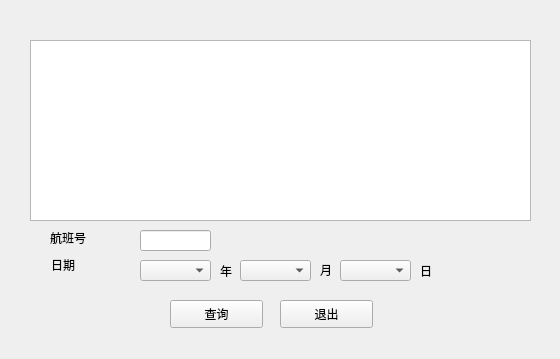
<?xml version="1.0" encoding="UTF-8"?>
<ui version="4.0">
 <class>Form</class>
 <widget class="QWidget" name="Form">
  <property name="geometry">
   <rect>
    <x>0</x>
    <y>0</y>
    <width>560</width>
    <height>359</height>
   </rect>
  </property>
  <property name="windowTitle">
   <string>Form</string>
  </property>
  <widget class="QLabel" name="label">
   <property name="geometry">
    <rect>
     <x>50</x>
     <y>230</y>
     <width>72</width>
     <height>15</height>
    </rect>
   </property>
   <property name="text">
    <string>航班号</string>
   </property>
  </widget>
  <widget class="QLabel" name="label_2">
   <property name="geometry">
    <rect>
     <x>51</x>
     <y>255</y>
     <width>81</width>
     <height>20</height>
    </rect>
   </property>
   <property name="text">
    <string>日期</string>
   </property>
  </widget>
  <widget class="QLineEdit" name="lineEdit">
   <property name="geometry">
    <rect>
     <x>140</x>
     <y>230</y>
     <width>71</width>
     <height>21</height>
    </rect>
   </property>
  </widget>
  <widget class="QLabel" name="label_3">
   <property name="geometry">
    <rect>
     <x>220</x>
     <y>260</y>
     <width>21</width>
     <height>21</height>
    </rect>
   </property>
   <property name="text">
    <string>年</string>
   </property>
  </widget>
  <widget class="QLabel" name="label_4">
   <property name="geometry">
    <rect>
     <x>320</x>
     <y>260</y>
     <width>20</width>
     <height>20</height>
    </rect>
   </property>
   <property name="text">
    <string>月</string>
   </property>
  </widget>
  <widget class="QLabel" name="label_5">
   <property name="geometry">
    <rect>
     <x>420</x>
     <y>260</y>
     <width>31</width>
     <height>21</height>
    </rect>
   </property>
   <property name="text">
    <string>日</string>
   </property>
  </widget>
  <widget class="QPushButton" name="pushButton">
   <property name="geometry">
    <rect>
     <x>170</x>
     <y>300</y>
     <width>93</width>
     <height>28</height>
    </rect>
   </property>
   <property name="text">
    <string>查询</string>
   </property>
  </widget>
  <widget class="QPushButton" name="pushButton_2">
   <property name="geometry">
    <rect>
     <x>280</x>
     <y>300</y>
     <width>93</width>
     <height>28</height>
    </rect>
   </property>
   <property name="text">
    <string>退出</string>
   </property>
  </widget>
  <widget class="QComboBox" name="comboBox_2">
   <property name="geometry">
    <rect>
     <x>140</x>
     <y>260</y>
     <width>71</width>
     <height>21</height>
    </rect>
   </property>
   <property name="currentText">
    <string/>
   </property>
   <property name="maxVisibleItems">
    <number>3030</number>
   </property>
   <property name="maxCount">
    <number>3030</number>
   </property>
   <property name="minimumContentsLength">
    <number>1991</number>
   </property>
  </widget>
  <widget class="QComboBox" name="comboBox_3">
   <property name="geometry">
    <rect>
     <x>240</x>
     <y>260</y>
     <width>71</width>
     <height>21</height>
    </rect>
   </property>
  </widget>
  <widget class="QComboBox" name="comboBox_4">
   <property name="geometry">
    <rect>
     <x>340</x>
     <y>260</y>
     <width>71</width>
     <height>21</height>
    </rect>
   </property>
  </widget>
  <widget class="QTableView" name="tableView">
   <property name="geometry">
    <rect>
     <x>30</x>
     <y>40</y>
     <width>501</width>
     <height>181</height>
    </rect>
   </property>
   <property name="showGrid">
    <bool>true</bool>
   </property>
  </widget>
 </widget>
 <resources/>
 <connections/>
</ui>
